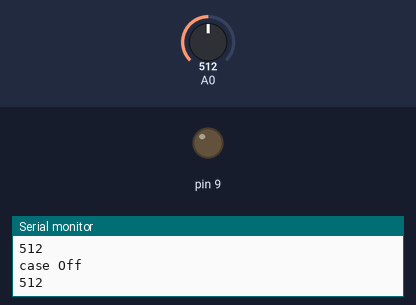
Simulated run of this sketch. Board: Arduino Uno, built with avr-gcc and run on an emulated ATmega328P. On the bench: output pins drawn as LEDs (lit = HIGH), the last lines printed to the serial monitor. The test bench sets the inputs (shaded band); at power-on: A0 = 512.

Above: at 1.8 s.
1.9 s: A0 set to 0
4.5 s: A0 set to 8
At 7.3 s:
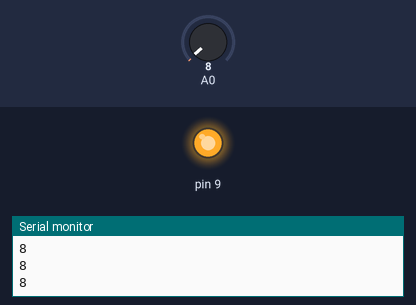
7.5 s: A0 set to 11
9.0 s: A0 set to 94
10.5 s: A0 set to 107
At 11.8 s:
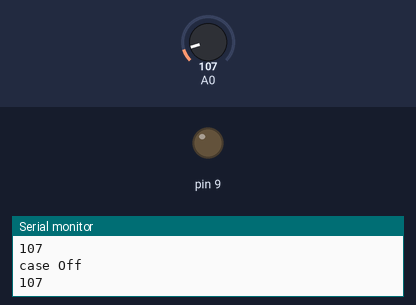
Timing chart, 0 to 13.2 s (numbered marks = the images above; inputs shaded):
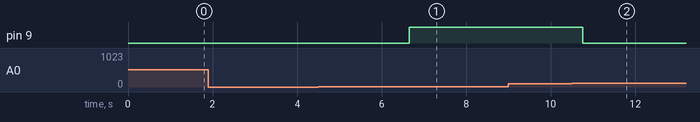

The sketch:

lab4_ex3.ino
```cpp
#include "Timer.h"

enum SM1_STATES { SM1_SMStart, SM1_init, SM1_off, SM1_waitForOn, SM1_on } SM1_STATE;
unsigned char i = 0;
void Tick_LoHi() {
   switch (SM1_STATE) {
      case SM1_SMStart:
            SM1_STATE = SM1_init;
            i=0;
         break;
      case SM1_init:
            SM1_STATE = SM1_off;
         break;
      case SM1_off:
        Serial.println("case Off");
        Serial.println(analogRead(A0));
         if (analogRead(A0) < 10)
         {
            SM1_STATE = SM1_waitForOn;
            i=0;
         }
         else
         {
          SM1_STATE = SM1_off;
         }
         break;
      case SM1_waitForOn:
        Serial.println("case waitForOn");
        // Serial.println(i);
        Serial.println(analogRead(A0));
         if (analogRead(A0) >= 10)
         {
            SM1_STATE = SM1_off;
         }
         else
         {
          if (i >= 8)
          {
            SM1_STATE = SM1_on;
            i=0;
          }
         }
         i++;
         break;
      case SM1_on:
        Serial.println("case On");
        Serial.println(analogRead(A0));
        Serial.println(analogRead(A0));
        Serial.println(analogRead(A0));
        Serial.println(analogRead(A0));
         if (analogRead(A0) < 100)
         {
            SM1_STATE = SM1_on;
         }
         else
         {
          SM1_STATE = SM1_off;
         }
         break;
      default:
         SM1_STATE = SM1_init;
         break;
   }
   switch (SM1_STATE) {
      case SM1_SMStart:
         break;
      case SM1_init:
         break;
      case SM1_off:
        digitalWrite(9,LOW);
         break;
      case SM1_waitForOn:
         break;
      case SM1_on:
        digitalWrite(9,HIGH);
         break;
   }
}

void setup()
{
  pinMode(A0, INPUT);
  pinMode(9, OUTPUT);
  TimerSet(500); //this value (500) is the period in ms
  TimerOn();
  Serial.begin(9600);
}

void loop()
{

  Tick_LoHi();
  while(!TimerFlag){}
  TimerFlag = 0;
}
```

Timer.h
```cpp
// Permission to copy is granted provided that this header remains intact.
// This software is provided with no warranties.

////////////////////////////////////////////////////////////////////////////////

#ifndef Timer
#define Timer

#include "Arduino.h"

volatile unsigned char TimerFlag = 0; // TimerISR() sets this to 1. C programmer should clear to 0.

// Internal variables for mapping AVR's ISR to our cleaner TimerISR model.
unsigned long _avr_timer_M = 1; // Start count from here, down to 0. Default 1ms
unsigned long _avr_timer_cntcurr = 0; // Current internal count of 1ms ticks

// Set TimerISR() to tick every M ms
void TimerSet(unsigned long M) {
	_avr_timer_M = M;
	_avr_timer_cntcurr = _avr_timer_M;
}

void TimerOn() {
	// AVR timer/counter controller register TCCR1
  TCCR1B 	= 0x0B;	// bit3 = 1: CTC mode (clear timer on compare)
					// bit2bit1bit0=011: prescaler /64
					// 00001011: 0x0B
					// SO, 16 MHz clock or 16,000,000 /64 = 250,000 ticks/s
					// Thus, TCNT1 register will count at 250,000 ticks/s
          // FOR MICROSECONDS:
          // bit3 = 1: CTC mode (clear timer on compare)
					// bit2bit1bit0=010: prescaler /64
					// 00001011: 0x0A
					// SO, 16 MHz clock or 16,000,000 /8 = 2,000,000 ticks/s
					// Thus, TCNT1 register will count at 2,000,000 ticks/s

	// AVR output compare register OCR1A.
	OCR1A 	= 250;	// Timer interrupt will be generated when TCNT1==OCR1A
					// We want a 1 ms tick. 0.001 s * 250,000 ticks/s = 250
					// So when TCNT1 register equals 250,
					// 1 ms has passed. Thus, we compare to 250.
					// AVR timer interrupt mask register
          // FOR MICROSECONDS:
          // Timer interrupt will be generated when TCNT1==OCR1A
					// We want a 1 us tick. 0.000001 s * 2,000,000 ticks/s = 2
					// So when TCNT1 register equals 2,
					// 1 us has passed. Thus, we compare to 2.
					// AVR timer interrupt mask register

	TIMSK1 	= 0x02; // bit1: OCIE1A -- enables compare match interrupt

	//Initialize avr counter
	TCNT1 = 0;

	// TimerISR will be called every _avr_timer_cntcurr milliseconds
	_avr_timer_cntcurr = _avr_timer_M;

	//Enable global interrupts
	SREG |= 0x80;	// 0x80: 1000000
}

void TimerOff() {
	TCCR1B 	= 0x00; // bit3bit2bit1bit0=0000: timer off
}

void TimerISR() {
	TimerFlag = 1;
}

// In our approach, the C programmer does not touch this ISR, but rather TimerISR()
ISR(TIMER1_COMPA_vect)
{
	// CPU automatically calls when TCNT0 == OCR0 (every 1 ms per TimerOn settings)
	_avr_timer_cntcurr--; 			// Count down to 0 rather than up to TOP
	if (_avr_timer_cntcurr == 0) { 	// results in a more efficient compare
		TimerISR(); 				// Call the ISR that the user uses
		_avr_timer_cntcurr = _avr_timer_M;
	}
}

#endif //Timer
```

Measured:
- the behaviour switches between 99 and 100 on A0 (found by bisection; images 1 and 2)
- after the input at 10.5 s, pin 9: HIGH → LOW after 0.25 s
